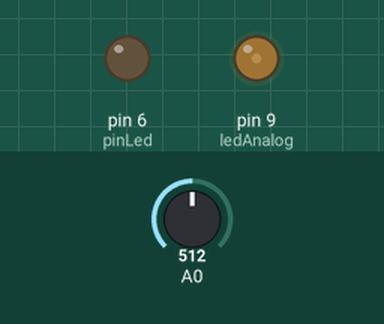
The sketch below on a simulated Arduino Uno, built with avr-gcc and run on an emulated ATmega328P. Parts: output pins drawn as LEDs (lit = HIGH). The test bench sets the inputs (shaded band); at power-on: A0 = 512.

Above: at 1.2 s.
1.3 s: A0 set to 752
At 1.3 s:
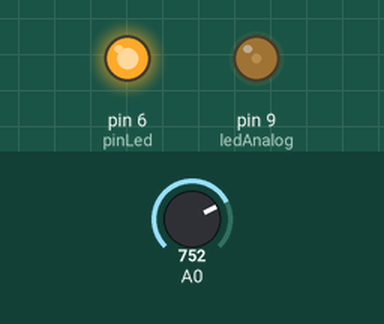
3.9 s: A0 set to 782
6.9 s: A0 set to 263
9.9 s: A0 set to 238
12.9 s: A0 set to 306
At 16.3 s:
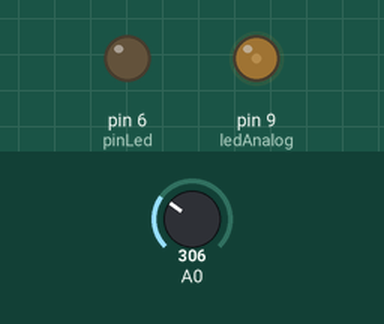
Timing chart, 0 to 16.9 s (numbered marks = the images above; inputs shaded):
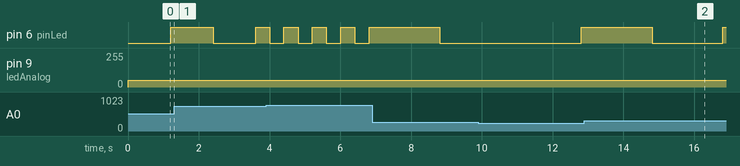

The sketch:

scaled_blinker.ino
```cpp
/*
הנורה מהבהבת בקצב התאים לרמת הסיבוב של הפוטנציומטר
אין להשתמש בפקןדת DELAY
*/
int prdArr[5]={4000,2000,1200,400,150};
#define ledAnalog 9
#define pinLed 6
bool isLedOn;
unsigned long lastToggleTime;

void setup() {
  pinMode(ledAnalog,OUTPUT);
  pinMode(pinLed,OUTPUT);
  ledOff();
  lastToggleTime=millis();
}

void loop() {
  analogWrite(ledAnalog,50);
  int potz_val=map(analogRead(A0),0,1023,0,4);
  int prd = prdArr[potz_val];
  if(millis()-lastToggleTime > prd){
      toggleLed();
  }
}
void toggleLed(){
  lastToggleTime=millis();
  if(isLedOn){
    ledOff();
  } else {
    ledOn();
  }
}
void ledOn(){
  digitalWrite(pinLed,HIGH);
  isLedOn=true;
}
void ledOff(){
  digitalWrite(pinLed,LOW);
  isLedOn=false;
}
```

Measured:
- after the input at 12.9 s, pin 6 (pinLed): HIGH → LOW after 1.9 s instead of 3.9 s
